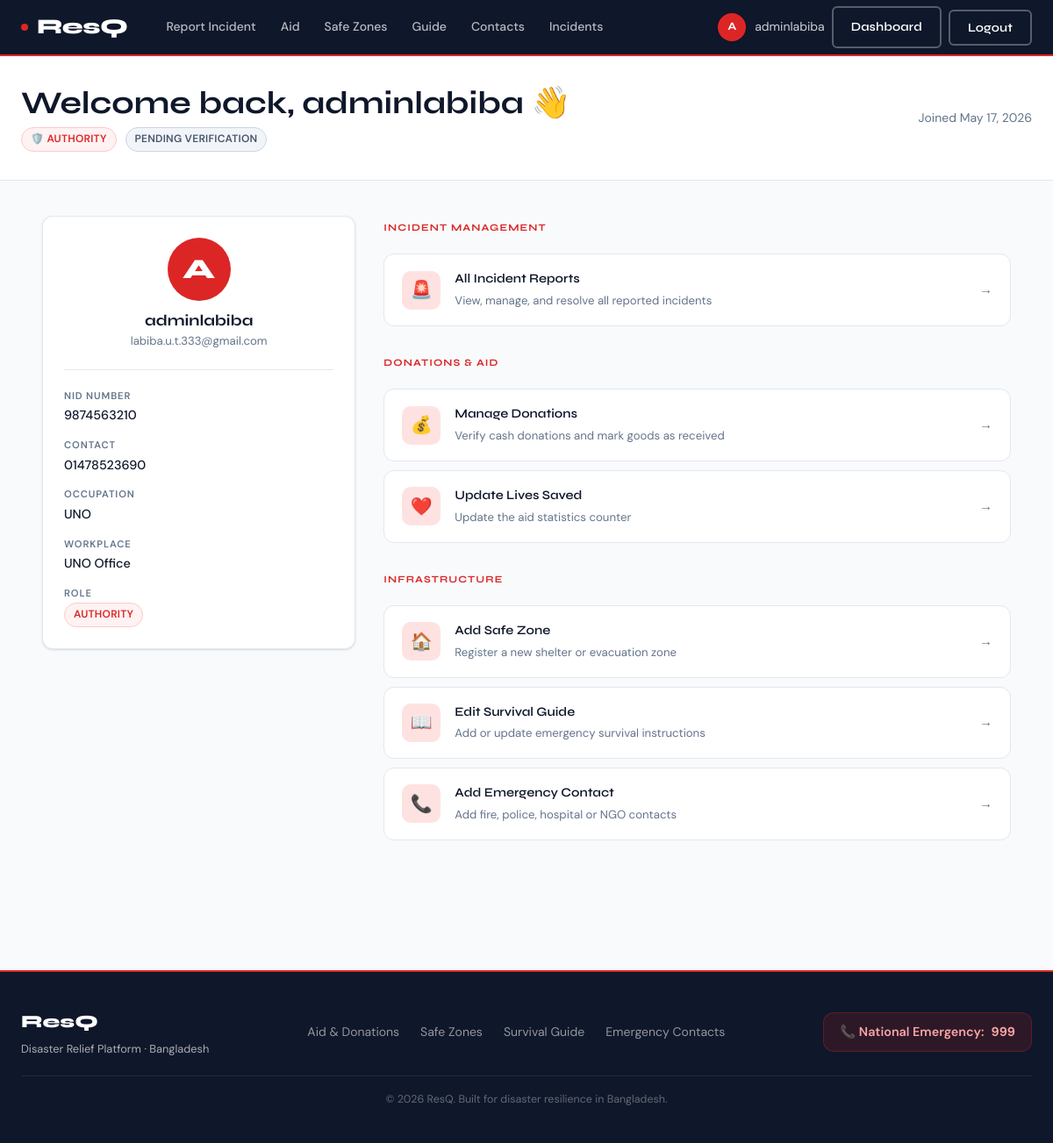
The app's page /users/dashboard/ (signed in), older data.
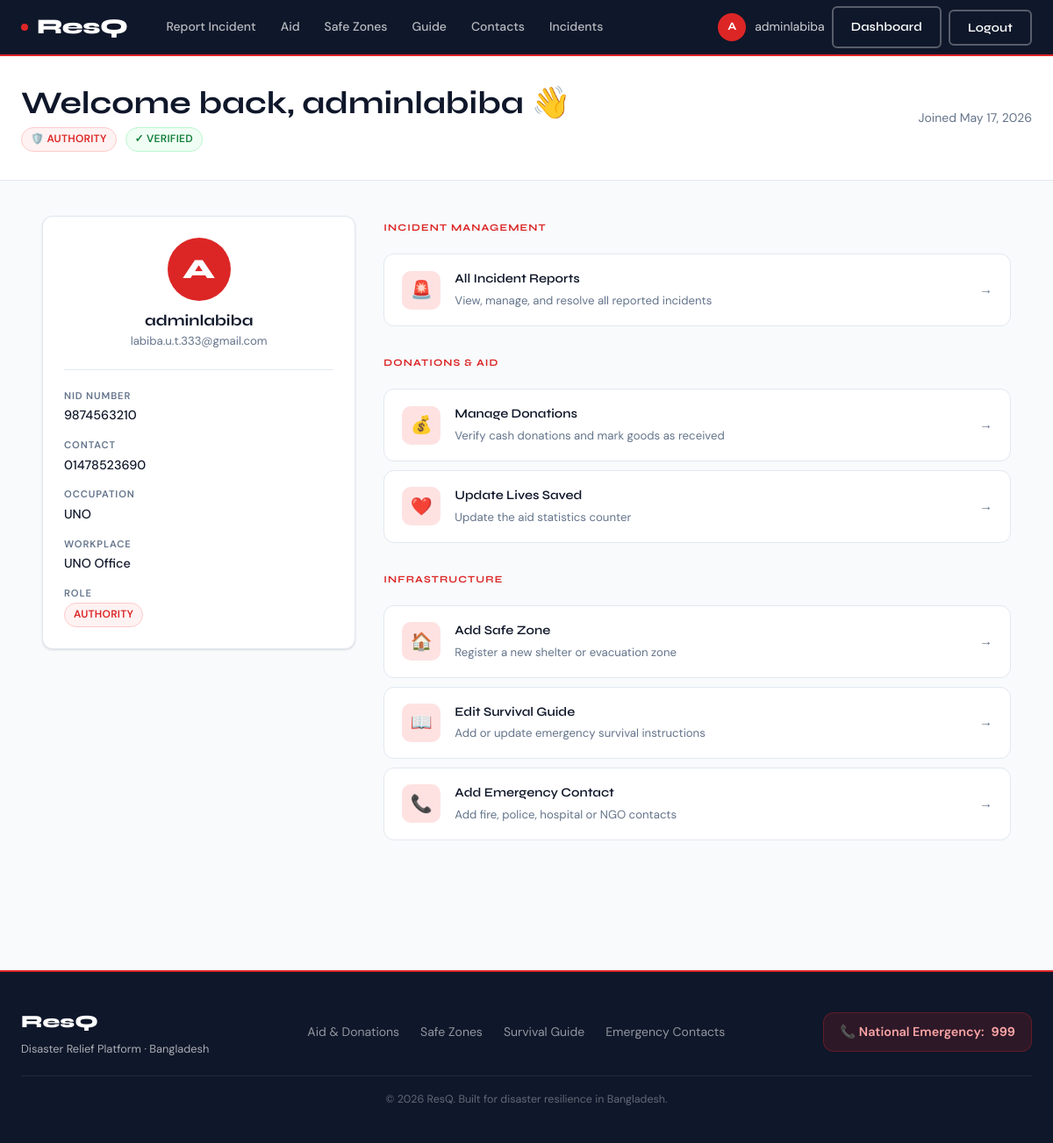
The same page, newer data.
### users/views.py (the view)
# urls.py: path('dashboard/', views.dashboard_view, name='dashboard'),
@login_required
def dashboard_view(request):
    return render(request, 'users/dashboard.html', {'user': request.user})

### templates/users/dashboard.html (shortened to what the changed rows need)
{% extends "base.html" %}
{% block content %}
<div class="page-header">
  <div class="page-header__inner">
    <div>
      <h2 style="margin-bottom:4px;">Welcome back, {{ user.username }} 👋</h2>
      <div style="display:flex;align-items:center;gap:10px;margin-top:6px;">
        {% if user.role == 'authority' %}
          <span class="badge badge-authority">🛡️ Authority</span>
        {% else %}
          <span class="badge badge-volunteer">🤝 Volunteer</span>
        {% endif %}
        {% if user.is_verified %}
          <span class="badge badge-resolved">✓ Verified</span>
        {% else %}
          <span class="badge badge-pending">Pending Verification</span>
        {% endif %}
      </div>
    </div>
  </div>
</div>
{% endblock %}

Row changes from the older to the newer data that the page shows:
changed User "adminlabiba": is_verified False → True (drawn)
Text that changed along with them:
text no longer shown: "PENDING VERIFICATION"
text now shown: "✓ VERIFIED"
